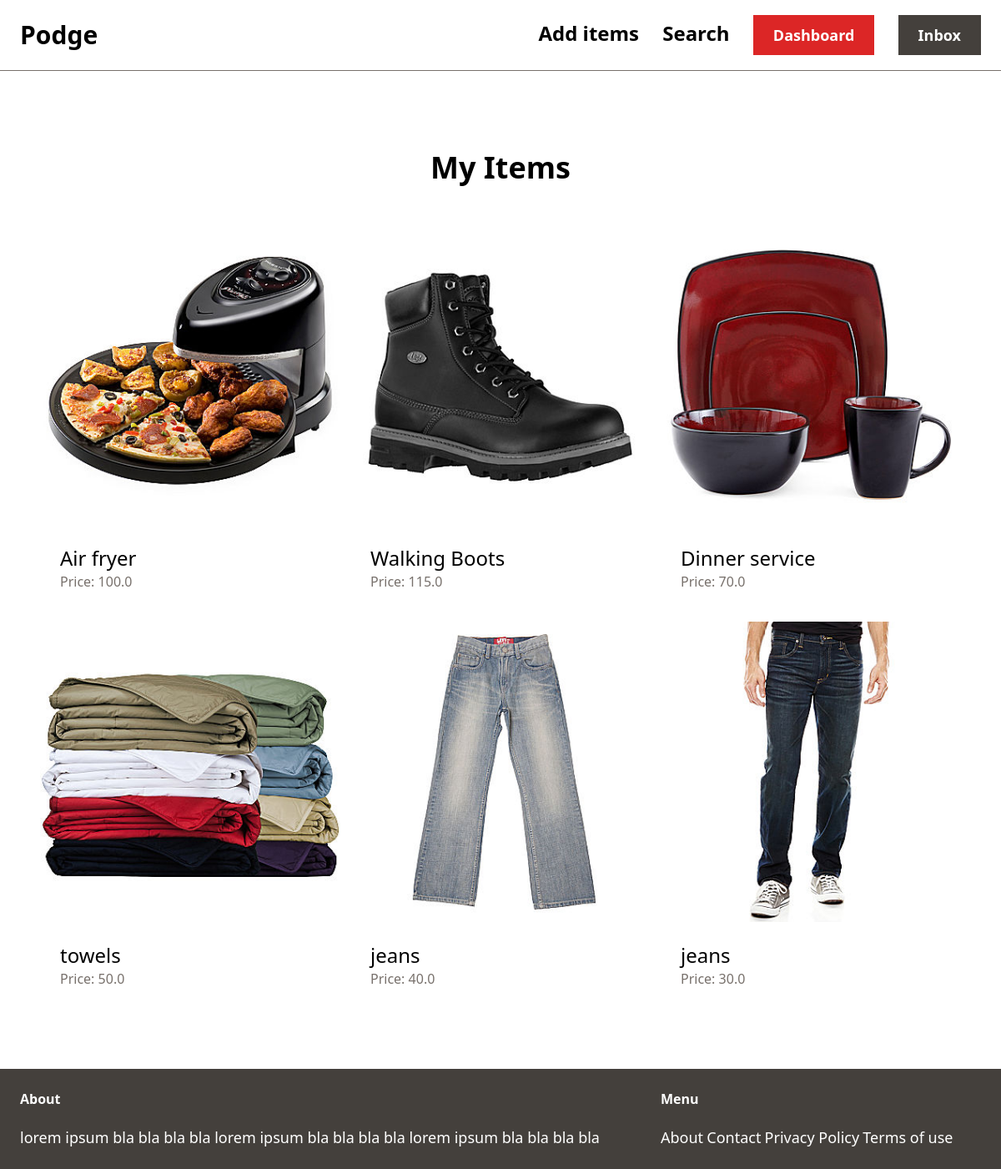
Page /dashboard/ (signed in) on the earlier database version.
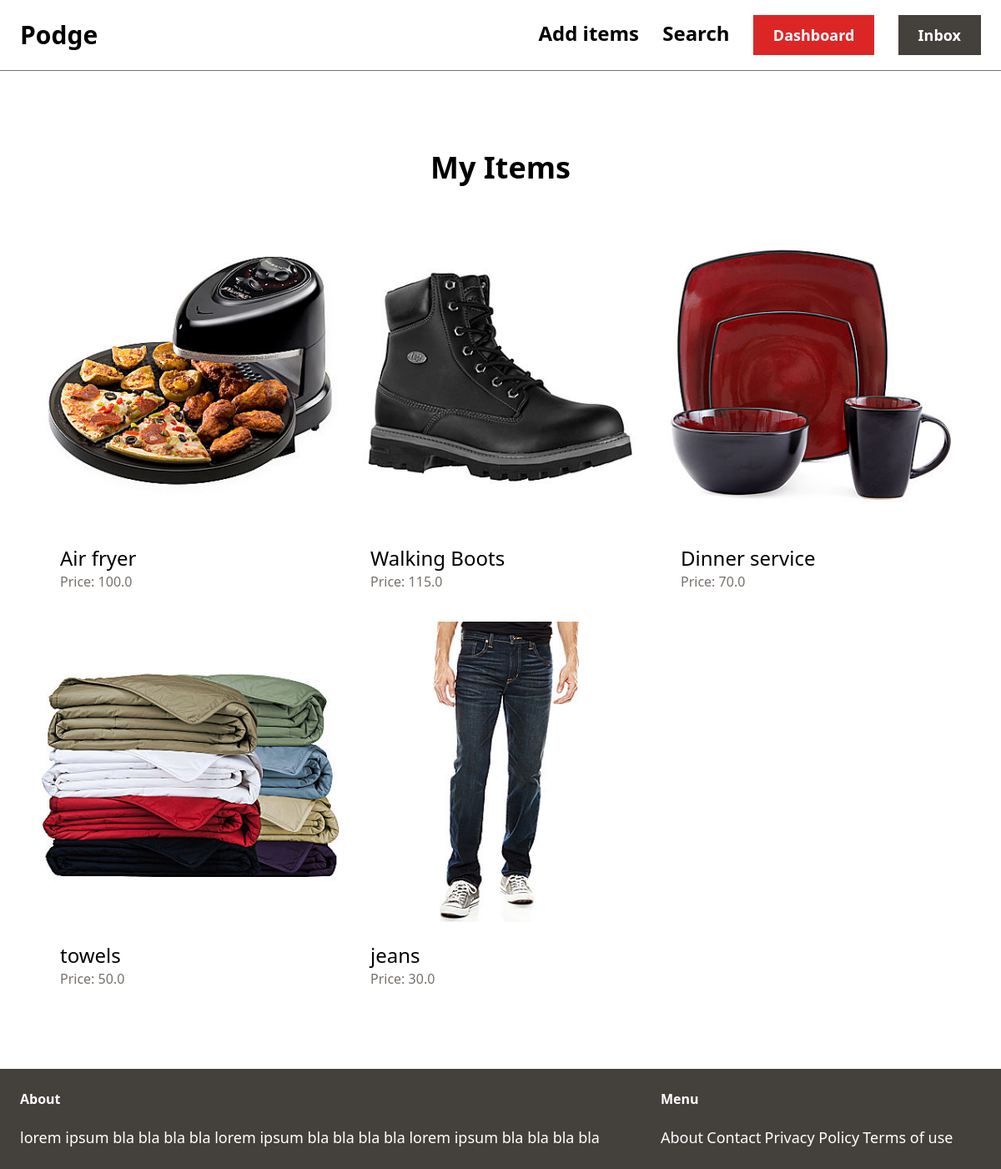
Same page on the later database version.
### item/models.py (models this page shows, shortened)
class Item(models.Model):
    category = models.ForeignKey(Category, related_name='items', on_delete=models.CASCADE)
    name = models.CharField(max_length=255)
    description = models.TextField(blank=True, null=True)
    price = models.FloatField()
    image = models.ImageField(upload_to='item_images', blank=True, null=True)
    is_sold = models.BooleanField(default=False)
    created_by = models.ForeignKey(User, related_name='items', on_delete=models.CASCADE)
    created_at = models.DateTimeField(auto_now_add=True)

### dashboard/views.py (the view)
# urls.py: path('', views.index, name='index'),
@login_required
def index(request):
    items = Item.objects.filter(created_by=request.user)
    return render(request, 'dashboard/index.html', {
        'items': items,
    })

### dashboard/templates/dashboard/index.html (shortened to what this page needs)
{%  extends 'home/base.html' %}
{% block content %}
<div class="mt-6 px-6 py-12">
    <h2 class="mb-12 text-4xl font-bold text-center">My Items</h2>
    <div class="grid grid-cols-3 gap-3">
        {% for item in items %}
        <div>
            <a href="{% url 'item:detail' item.id %}">
                <div>
                    <img src="{{ item.image.url }}" class="rounded-t-xl">
                </div>
                <div class="p-6 bg-white rounded-b-xl">
                    <h2 class="text-2xl">{{ item.name }}</h2>
                    <p class="text-stone-500">Price: {{ item.price }}</p>
                </div>
            </a>
        </div>
        {% endfor %}
    </div>
</div>
{% endblock %}

Differences in the rows shown:
no longer on this page (row edited): Item: image (picture), name "jeans", price "40.0"
